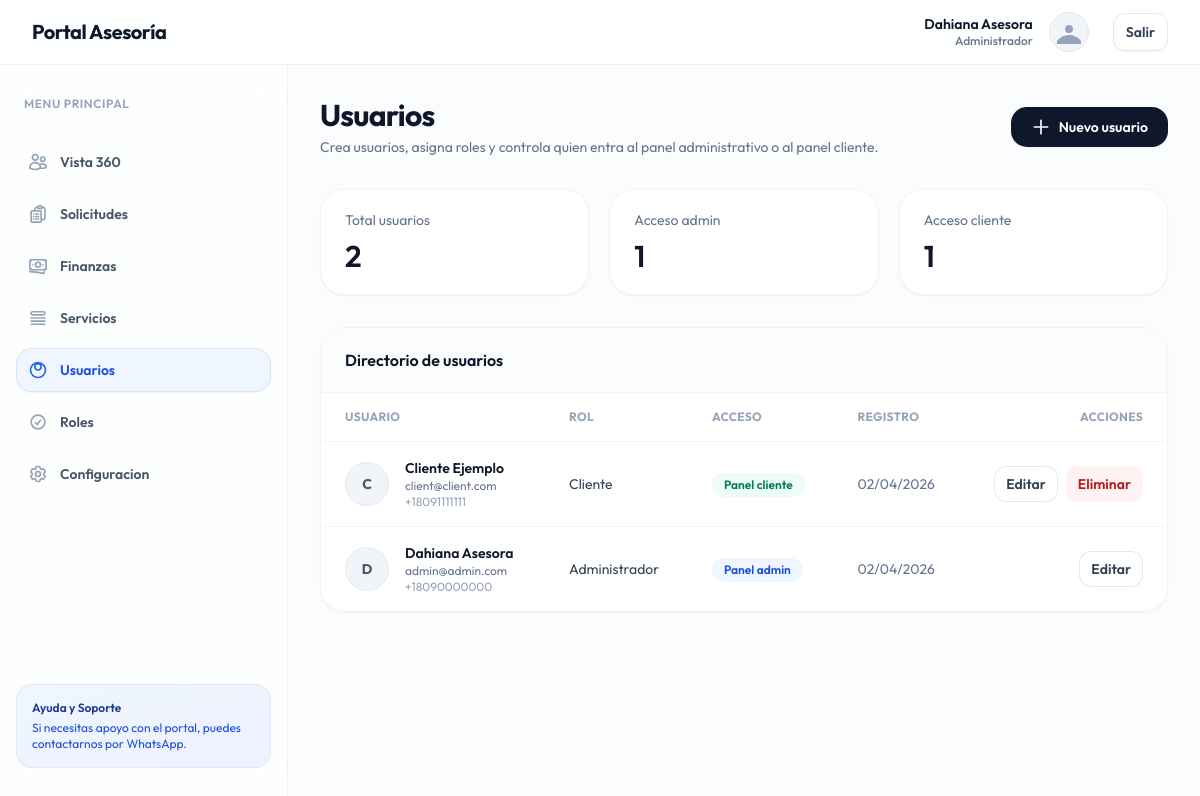
/admin_users.php (signed in), run on the app's committed database.
### tables this page shows
CREATE TABLE IF NOT EXISTS users (
    id INT AUTO_INCREMENT PRIMARY KEY,
    name VARCHAR(255) NOT NULL,
    email VARCHAR(255) NOT NULL UNIQUE,
    phone VARCHAR(50) DEFAULT NULL,
    role VARCHAR(100) NOT NULL DEFAULT 'client',
    password_hash VARCHAR(255) NOT NULL,
    created_at TIMESTAMP DEFAULT CURRENT_TIMESTAMP
);

### admin_users.php (the view, shortened to what this page needs)
<?php
require_once 'config.php';
$users = $pdo->query("
    SELECT u.*,
           COALESCE(r.name, u.role) AS role_name,
           COALESCE(r.access_level, CASE WHEN u.role = 'admin' THEN 'admin' ELSE 'client' END) AS access_level
    FROM users u
    LEFT JOIN roles r ON r.slug = u.role
    ORDER BY access_level DESC, u.created_at DESC
")->fetchAll();
$adminCount = 0;
$clientCount = 0;
foreach ($users as $user) {
    if ($user['access_level'] === 'admin') {
        $adminCount++;
    } else {
        $clientCount++;
    }
}
?>
<!DOCTYPE html>
<html lang="es" class="h-full bg-slate-50/50">
<head>
    <script src="https://cdn.tailwindcss.com"></script>
</head>
<body class="h-full">
    <?php include 'components/header.php'; ?>
    <?php include 'components/sidebar.php'; ?>
    <main class="lg:pl-72 py-8">
        <div class="px-4 sm:px-6 lg:px-8 max-w-7xl mx-auto">
            <div class="sm:flex sm:items-center sm:justify-between mb-8">
                <div>
                    <h1 class="text-3xl font-bold tracking-tight text-slate-900">Usuarios</h1>
                    <p class="mt-1 text-sm text-slate-500">Crea usuarios, asigna roles y controla quien entra al panel administrativo o al panel cliente.</p>
                </div>
                <button type="button" onclick="openModal('createUserModal')" class="mt-4 sm:mt-0 inline-flex items-center gap-2 rounded-2xl bg-slate-900 px-5 py-2.5 text-sm font-semibold text-white shadow-sm hover:bg-slate-800 transition-all hover:-translate-y-0.5">
                    <svg class="w-5 h-5" fill="none" viewBox="0 0 24 24" stroke="currentColor" stroke-width="2"><path stroke-linecap="round" stroke-linejoin="round" d="M12 4v16m8-8H4" /></svg>
                    Nuevo usuario
                </button>
            </div>
            <div class="grid grid-cols-1 sm:grid-cols-3 gap-5 mb-8">
                <div class="rounded-3xl bg-white px-6 py-5 shadow-sm border border-slate-100">
                    <p class="text-sm text-slate-500">Total usuarios</p>
                    <p class="mt-2 text-3xl font-semibold text-slate-900"><?= count($users) ?></p>
                </div>
                <div class="rounded-3xl bg-white px-6 py-5 shadow-sm border border-slate-100">
                    <p class="text-sm text-slate-500">Acceso admin</p>
                    <p class="mt-2 text-3xl font-semibold text-slate-900"><?= $adminCount ?></p>
                </div>
                <div class="rounded-3xl bg-white px-6 py-5 shadow-sm border border-slate-100">
                    <p class="text-sm text-slate-500">Acceso cliente</p>
                    <p class="mt-2 text-3xl font-semibold text-slate-900"><?= $clientCount ?></p>
                </div>
            </div>
            <div class="bg-white rounded-3xl shadow-sm border border-slate-100 overflow-hidden">
                <div class="px-6 py-5 border-b border-slate-100 bg-slate-50/60">
                    <h2 class="text-base font-semibold text-slate-900">Directorio de usuarios</h2>
                </div>
                <div class="overflow-x-auto">
                    <table class="min-w-full divide-y divide-slate-100">
                        <thead class="bg-white">
                            <tr class="text-left text-xs font-semibold uppercase tracking-wide text-slate-400">
                                <th class="px-6 py-4">Usuario</th>
                                <th class="px-6 py-4">Rol</th>
                                <th class="px-6 py-4">Acceso</th>
                                <th class="px-6 py-4">Registro</th>
                                <th class="px-6 py-4 text-right">Acciones</th>
                            </tr>
                        </thead>
                        <tbody class="divide-y divide-slate-100">
                            <?php foreach ($users as $user): ?>
                            <tr class="hover:bg-slate-50/80 transition-colors">
                                <td class="px-6 py-4">
                                    <div class="flex items-center gap-4">
                                        <div class="h-11 w-11 rounded-full bg-slate-100 border border-slate-200 flex items-center justify-center text-sm font-bold text-slate-600">
                                            <?= htmlspecialchars(substr(strtoupper($user['name']), 0, 1)) ?>
                                        </div>
                                        <div>
                                            <p class="text-sm font-semibold text-slate-900"><?= htmlspecialchars($user['name']) ?></p>
                                            <p class="text-xs text-slate-500"><?= htmlspecialchars($user['email']) ?></p>
                                            <p class="text-xs text-slate-400"><?= htmlspecialchars($user['phone'] ?: 'Sin telefono') ?></p>
                                        </div>
                                    </div>
                                </td>
                                <td class="px-6 py-4 text-sm text-slate-700"><?= htmlspecialchars($user['role_name']) ?></td>
                                <td class="px-6 py-4">
                                    <span class="inline-flex rounded-full px-3 py-1 text-xs font-semibold <?= $user['access_level'] === 'admin' ? 'bg-blue-50 text-blue-700' : 'bg-emerald-50 text-emerald-700' ?>">
                                        <?= $user['access_level'] === 'admin' ? 'Panel admin' : 'Panel cliente' ?>
                                    </span>
                                </td>
                                <td class="px-6 py-4 text-sm text-slate-500"><?= date('d/m/Y', strtotime($user['created_at'])) ?></td>
                                <td class="px-6 py-4">
                                    <div class="flex items-center justify-end gap-2">
                                        <button type="button" onclick="openModal('editUserModal<?= $user['id'] ?>')" class="rounded-xl bg-white px-3 py-2 text-sm font-semibold text-slate-700 ring-1 ring-inset ring-slate-200 hover:bg-slate-50">Editar</button>
                                        <?php if ((int) $user['id'] !== (int) $_SESSION['user_id']): ?>
                                        <form action="admin_users.php" method="POST" onsubmit="return confirm('Se eliminara este usuario. Continuar?')">
                                            <button type="submit" class="rounded-xl bg-red-50 px-3 py-2 text-sm font-semibold text-red-700 hover:bg-red-100">Eliminar</button>
                                        </form>
                                        <?php endif; ?>
                                    </div>
                                </td>
                            </tr>
                            <?php endforeach; ?>
                        </tbody>
                    </table>
                </div>
            </div>
        </div>
    </main>
</body>
</html>

### admin_users.php (style rules this page uses)
body { font-family: 'Outfit', sans-serif; }

### data on the page
users: name "C", name "Cliente Ejemplo", email "client@client.com", phone "+18091111111", role_name "Cliente", shows "Panel cliente", created_at "02/04/2026"
users: name "D", name "Dahiana Asesora", email "admin@admin.com", phone "+18090000000", role_name "Administrador", shows "Panel admin", created_at "02/04/2026"

### other printed values
$_SESSION['name'] "Dahiana Asesora"
getRoleName($_SESSION['role']) "Administrador"
$item['label'] "Vista 360"
$item['label'] "Solicitudes"
$item['label'] "Finanzas"
$item['label'] "Servicios"
$item['label'] "Usuarios"
$item['label'] "Roles"
$item['label'] "Configuracion"
count($users) "2"
$adminCount "1"
$clientCount "1"
